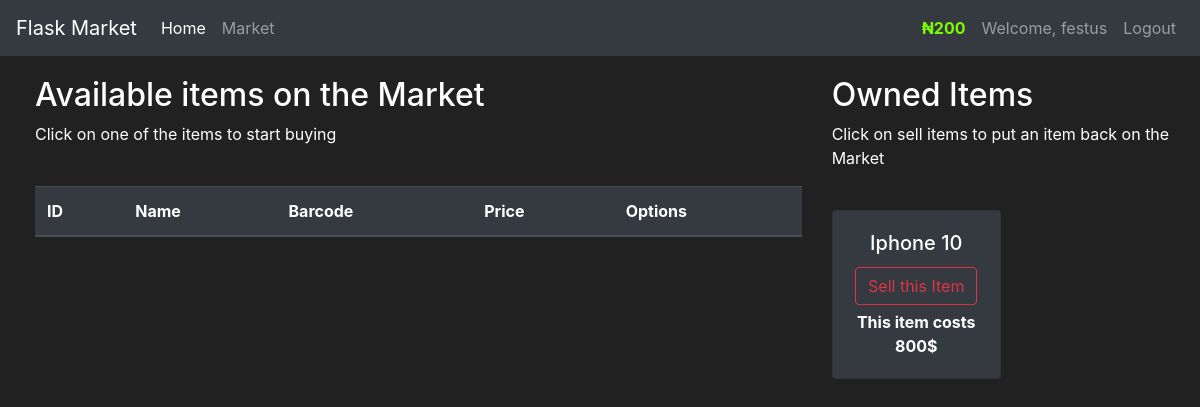
Page /market (signed in) on the committed database.
### market/model.py (models this page shows, shortened)
class User(db.Model, UserMixin):
    id = db.Column(db.Integer(), primary_key=True)
    username = db.Column(db.String(length=30), nullable=False, unique=True)
    email_address = db.Column(db.String(length=50), nullable=False, unique=True)
    password_hash = db.Column(db.String(length=60), nullable=False)
    budget = db.Column(db.Integer(), nullable=False, default=1000)
    items = db.relationship('Item', backref='owned_user', lazy=True)
    @property
    def prettier_budget(self):
        if len(str(self.budget)) >= 4:
            return f'₦{str(self.budget)[:-3]},{str(self.budget)[-3:]}'
        else:
            return f'₦{self.budget}'
    @property
    def password(self):
        return self.password

class Item(db.Model):
    id = db.Column(db.Integer(), primary_key=True)
    name = db.Column(db.String(length=30), nullable=False, unique=True)
    price = db.Column(db.Integer(), nullable=False)
    barcode = db.Column(db.String(length=12), nullable=False, unique=True)
    description = db.Column(db.String(length=1024), nullable=False, unique=True)
    owner = db.Column(db.Integer(), db.ForeignKey("user.id"))

### market/routes.py (the view, shortened to what this page needs)
@app.route('/market', methods=['GET', 'POST'])
@login_required
def market_page():
    purchase_form = PurchaseItemForm()
    selling_form = SellItemForm()
    if request.method == "GET":
        items = Item.query.filter_by(owner=None)
        owned_items = Item.query.filter_by(owner=current_user.id)
        return render_template('market.html', items=items, purchase_form=purchase_form, owned_items=owned_items, selling_form=selling_form)

### market/model.py (called while the page is built)
@login_manager.user_loader
def load_user(user_id):
    return User.query.get(int(user_id))

### market/templates/market.html (shortened to what this page needs)
{% extends 'base.html' %}
{% block table %}
<div class="row" style="margin-top:20px; margin-left:20px">
   <div class="col-8">
      <h2>Available items on the Market</h2>
      <p>Click on one of the items to start buying</p>
      <br>
      <table class="table table-hover table-dark">
         <thead>
            <tr>
               <th scope="col">ID</th>
               <th scope="col">Name</th>
               <th scope="col">Barcode</th>
               <th scope="col">Price</th>
               <th scope="col">Options</th>
            </tr>
         </thead>
      </table>
   </div>
   <div class="col-4">
      <h2>Owned Items</h2>
      <p>Click on sell items to put an item back on the Market</p>
      <br>
      <div class="row">
          {% for owned_item in owned_items %}
            <div class="col-md-6">
                 <div style="margin-bottom: 5px" class="card text-center bg-dark">
                      <div class="card-body">
                          <h5 class="card-title">{{ owned_item.name }}</h5>
                          <button type="button" class="btn btn-outline-danger" style="margin-bottom: 5px"
                                  data-toggle="modal" data-target="#Modal-SellingConfirm-{{ owned_item.id }}">
                              Sell this Item
                          </button>
                          <p class="card-text"><strong>
                              This item costs {{ owned_item.price }}$
                          </strong></p>
                      </div>
                  </div>
             </div>
         {% endfor %}
      </div>
   </div>
</div>
{% endblock %}

### market/templates/base.html (shortened to what this page needs)
<!doctype html>
<html lang="en">
   <head>
      <link rel="stylesheet" href="https://stackpath.bootstrapcdn.com/bootstrap/4.3.1/css/bootstrap.min.css">
   </head>
   <body>
      <nav class="navbar navbar-expand-md navbar-dark bg-dark">
         <a class="navbar-brand" href="{{ url_for('home_page') }}">Flask Market</a>
         <div class="collapse navbar-collapse" id="navbarNav">
            <ul class="navbar-nav mr-auto">
               <li class="nav-item active">
                  <a class="nav-link" href="{{ url_for('home_page') }}">Home <span class="sr-only">(current)</span></a>
               </li>
               <li class="nav-item">
                  <a class="nav-link" href="{{ url_for('market_page') }}">Market</a>
               </li>
            </ul>
            {% if current_user.is_authenticated %}
            <ul class="navbar-nav">
               <li class="nav-item">
                  <a class="nav-link" style="color: lawngreen; font-weight:bold">
                  {{ current_user.prettier_budget }}
                  </a>
               </li>
               <li class="nav-item">
                  <a class="nav-link" >Welcome, {{ current_user.username }}</a>
               </li>
               <li class="nav-item">
                  <a class="nav-link" href="{{ url_for('logout_page') }}">Logout</a>
               </li>
            </ul>
            {% endif %}
         </div>
      </nav>
      {% block table %}
      {% endblock %}
   </body>
</html>

### market/templates/base.html (style rules this page uses)
body { background-color: #212121; color: white }

### rows in the picture
User: prettier_budget "₦200", username "festus"
Item: name "Iphone 10", price "800"
